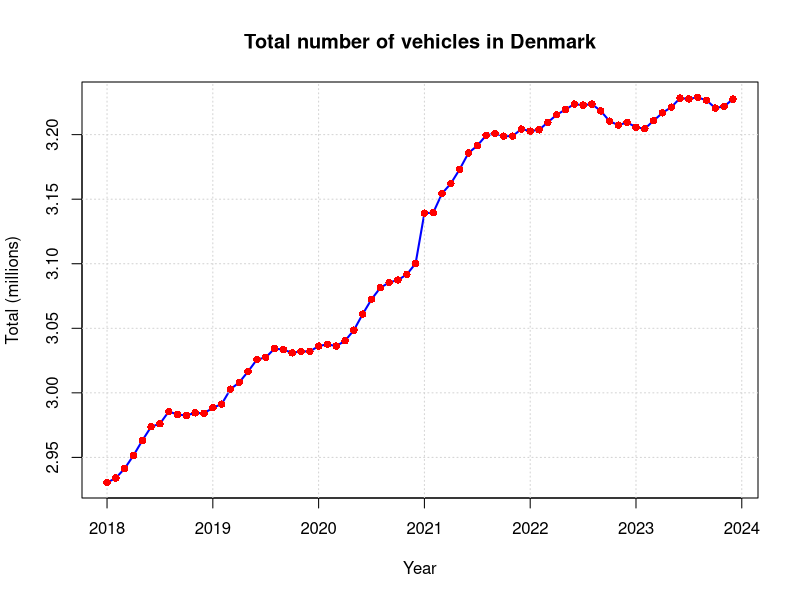
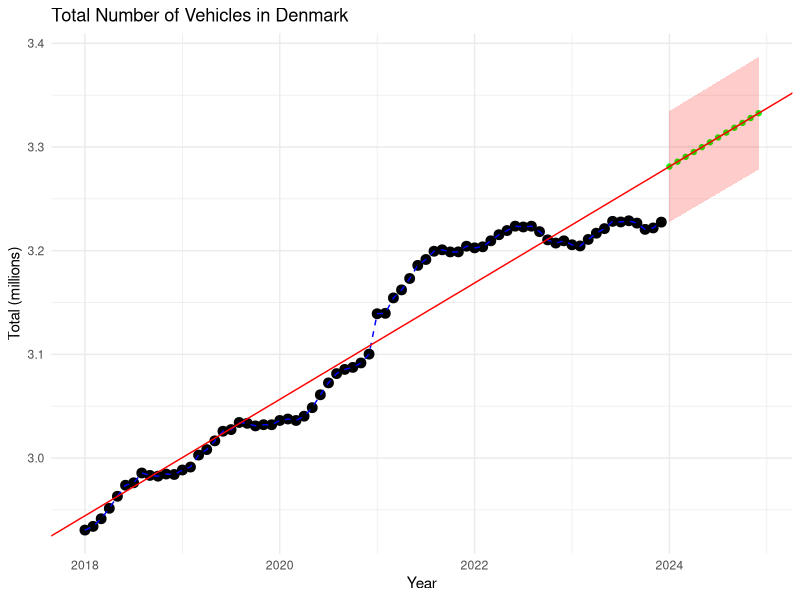
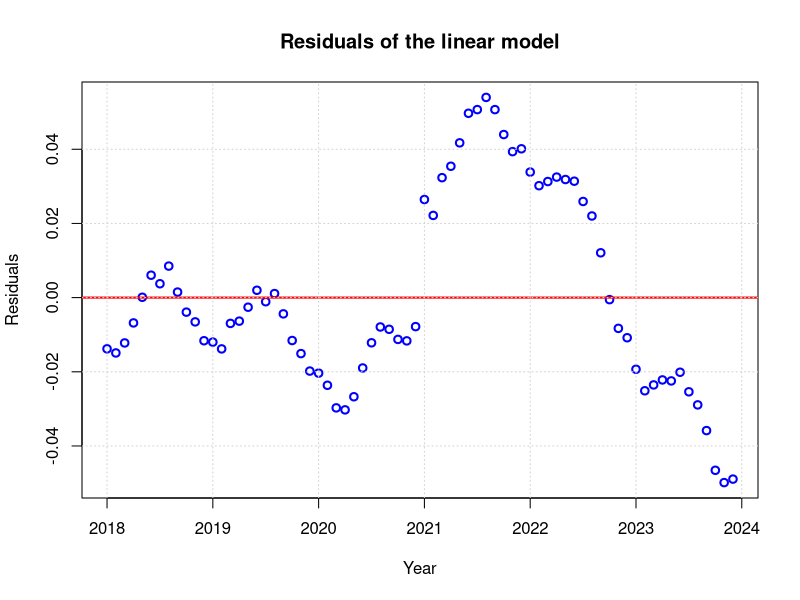
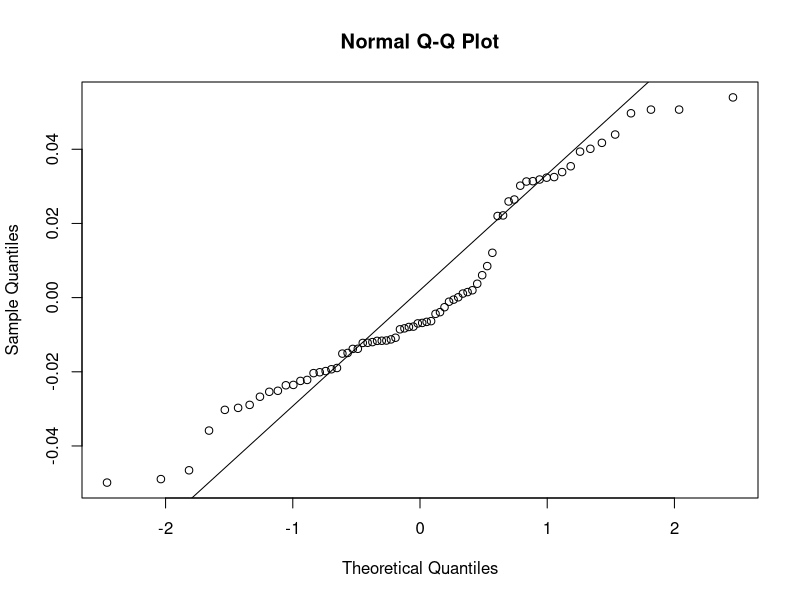
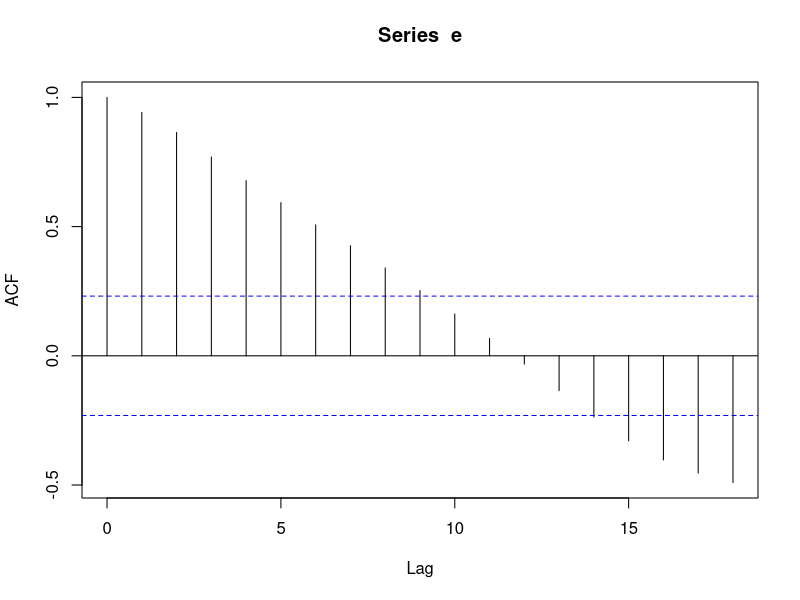
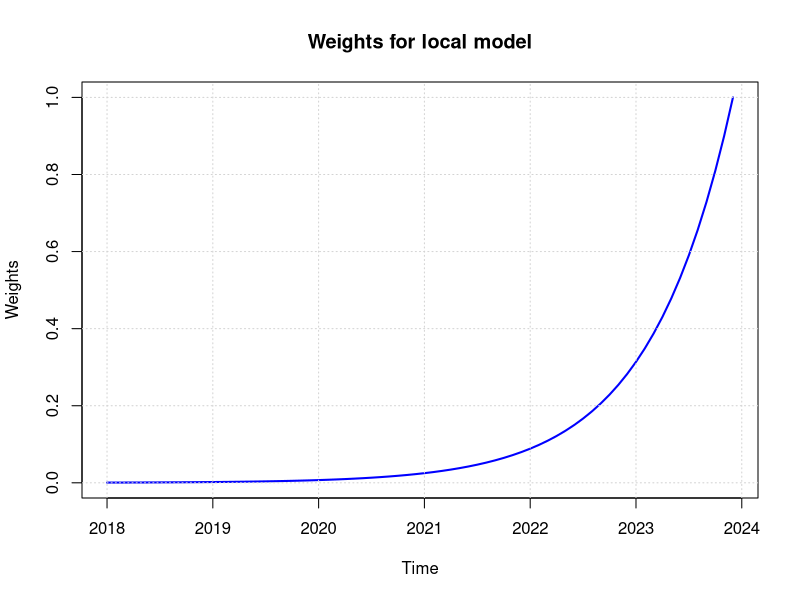
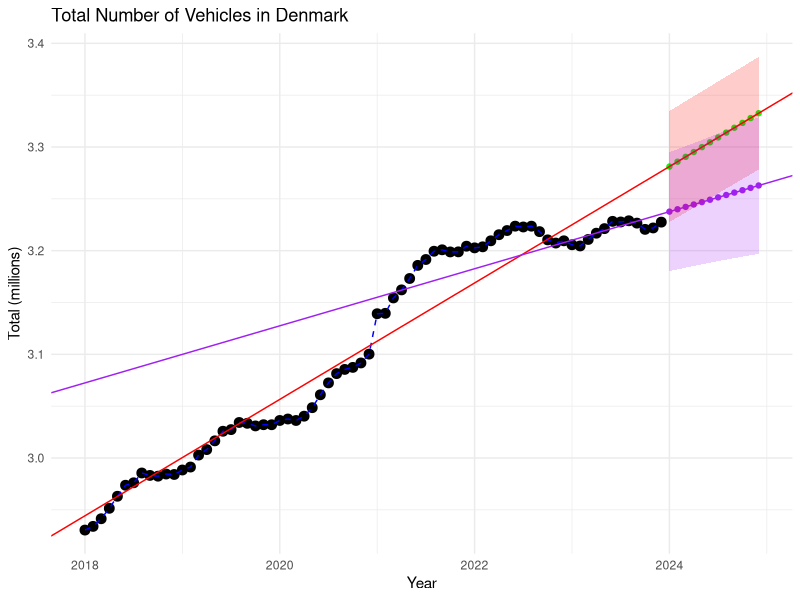

The R source for these figures, in order:
### Read training data
#! Perhaps you need to set the working directory!?
#setwd("/home/pbac/g/course02417/2025/assignment1")

setwd("C:/Users/sofie/OneDrive/Time Series Analysis/02147")
D <- read.csv("DST_BIL54.csv")
str(D)

# See the help
?strftime
D$time <- as.POSIXct(paste0(D$time,"-01"), "%Y-%m-%d", tz="UTC")
D$time
class(D$time)

## Year to month for each of them
D$year <- 1900 + as.POSIXlt(D$time)$year + as.POSIXlt(D$time)$mon / 12

## Make the output variable a floating point (i.e.\ decimal number)
D$total <- as.numeric(D$total) / 1E6

## Divide intro train and test set
teststart <- as.POSIXct("2024-01-01", tz="UTC")
Dtrain <- D[D$time < teststart, ]
Dtest <- D[D$time >= teststart, ]


################################################
# 1 Plot data
################################################


# 1.1 Make an array with train set with the year + month/12
x <- 1900 + as.POSIXlt(Dtrain$time)$year + as.POSIXlt(Dtrain$time)$mon / 12

# plot dtotal with x
plot(x, Dtrain$total, xlab="Year", ylab="Total (millions)", main="Total number of vehicles in Denmark", type="l", col="blue", lwd=2)
grid() # Add grid lines
points(x, Dtrain$total, pch=16, col="red") # Add points to the plot


################################################
# 2 Linear Trend model
################################################

# 2.2 Fit a linear model
fit <- lm(Dtrain$total ~ x)
summary(fit)
# Plot the estimated mean as a line with the observations as points



# 2.3 Forecast for next 12 months
xnew <- 1900 + as.POSIXlt(Dtest$time)$year + as.POSIXlt(Dtest$time)$mon / 12
pred <- predict(fit, data.frame(x=xnew))

# prediction interval
pred_int <- predict(fit, data.frame(x=xnew), interval = "prediction")
lwr = pred_int[,2]
upr = pred_int[,3]


# 2.4 Plot the forecast

library(ggplot2)

# Create a dataframe for the observations (training data)
df_train <- data.frame(Year = x, Total = Dtrain$total, Type = "Observed")

# Create a dataframe for the predictions
df_pred <- data.frame(Year = xnew, Total = pred, Type = "Predicted")

# Plot
ggplot(data = df_train, aes(x=Year, y = Total)) +
  geom_point(size = 3) + geom_point(data = df_pred, aes(x=Year, y =Total), color = "green") +  # Points for both observed and predicted values
  geom_line(data = df_train, aes(x = Year, y = Total), color = "blue", linetype = "dashed") +  # Line for observed data
  geom_line(data = df_pred, aes(x = Year, y = Total), color = "green") +  # Line for predicted data
  geom_abline(intercept = coef(fit)[1], slope = coef(fit)[2], color = "red") + # line for fit
  geom_ribbon(data = df_pred, aes(x = Year, ymin = lwr, ymax = upr), fill = "red", alpha = 0.2) +
  labs(title = "Total Number of Vehicles in Denmark",
       x = "Year", y = "Total (millions)") +
  #scale_color_manual(values = c("Observed" = "blue", "Predicted" = "green")) +
  theme_minimal()

# 2.5 Investigate the residuals of the model. Are the model assumptions fulfilled?

# Residuals
e <- fit$residuals

# Plot residuals
plot(x, e, xlab = "Year", ylab = "Residuals", main = "Residuals of the linear model", type = "p", col="blue", lwd=2)
abline(h=0, col="red", lwd=2) # Add a horizontal line at 0
grid() # Add grid lines

# qq plot of residuals:
qqnorm(e)
qqline(e)

# ACF plot of residuals
acf(e)

# Assumptions
# - No correlation between residuals (ACF plot)
# - Constant variance of residuals (plot of residuals)
# - Normally distributed residuals (qq plot of residuals)


################################################
# WLS - Local Linear trend model
################################################

# 3.1. Describe the variance-covariance matrix  for the local model and compare it to the variance-covariance matrix of the corresponding global model

# Variance-covariance matrix of global model

# X is the "design matrix"
X <- cbind(1, x)
print(X)

n <- length(e) # number of samples
p <- 2 # Number of parameters


# calculate sum of squared residuals:
RSS <- sum(e^2)

# calculate sigma^2:
sigma2 <- as.numeric(RSS/(n - p))

diag(sigma2, n, n)

# calculate variance-covariance matrix of _parameters_:
V <- sigma2 * solve(t(X) %*% X)
print(V)

# the variances of the parameters are the values in the diagonal:
diag(V)

# and the standard errors are given by:
sqrt(diag(V))

# Variance-covariance matrix of local model
lambda = 0.9
weights <- lambda^((n-1):0)

SIGMA <- diag(n)
diag(SIGMA) <- 1/weights
W <- diag(weights)

V_local <- sigma2 * solve(t(X) %*% W %*% X)


# Conclusion
# Global variance-covariance matrix: 
V
# Local variance-covariance matrix:
V_local


# 3.2 plot the weights vs. time
plot(x,weights, type="l", xlab="Time", ylab="Weights", main="Weights for local model", col="blue", lwd=2)
grid() # Add grid lines

# 3.3 Sum of all lambda weights
sum(weights)

# Sum of weights in OLS model
# 72 (because we have 72 observations all with weight 1)

# 3.4 Estimate and present theta_hat1 and theta_hat2 for the local model with lambda = 0.9

theta_hat <- solve(t(X) %*% W %*% X) %*% t(X) %*% W %*% Dtrain$total
theta_hat

# 3.5. Make a forecast for the next 12 months - i.e., compute predicted values corresponding to the WLS model with λ = 0.9

Xnew <- cbind(1, xnew)
print(Xnew)
pred_local <- Xnew %*% theta_hat

Vmatrix_pred_local <- sigma2 * (1 + (Xnew %*% solve(t(X)%*%solve(SIGMA)%*%X)) %*% t(Xnew) )

# prediction interval
y_pred_lwr_wls <- pred_local - qt(0.975, df=n-1)*sqrt(diag(Vmatrix_pred_local))
y_pred_upr_wls <- pred_local + qt(0.975, df=n-1)*sqrt(diag(Vmatrix_pred_local))

# Create a dataframe for the predictions
df_pred_local <- data.frame(Year = xnew, Total = pred_local, Type = "Predicted")

# Plot
ggplot(data = df_train, aes(x=Year, y = Total)) +
  geom_point(size = 3) + geom_point(data = df_pred, aes(x=Year, y =Total), color = "green") +  # Points for predicted values
  geom_point(data = df_pred_local, aes(x=Year, y =Total), color = "purple") +  # Points predicted values
  geom_line(data = df_train, aes(x = Year, y = Total), color = "blue", linetype = "dashed") +  # Line for observed data
  geom_line(data = df_pred, aes(x = Year, y = Total), color = "green") +  # Line for predicted data
  geom_abline(intercept = coef(fit)[1], slope = coef(fit)[2], color = "red") + # line for fit
  geom_abline(intercept = theta_hat[1], slope = theta_hat[2], color = "purple") + # line for local fit
  geom_ribbon(data = df_pred, aes(x = Year, ymin = lwr, ymax = upr), fill = "red", alpha = 0.2) +
  geom_ribbon(data = df_pred_local, aes(x = Year, ymin = y_pred_lwr_wls, ymax = y_pred_upr_wls), fill = "purple", alpha = 0.2) +
  labs(title = "Total Number of Vehicles in Denmark",
       x = "Year", y = "Total (millions)") +
  #scale_color_manual(values = c("Observed" = "blue", "Predicted" = "green")) +
  theme_minimal()
